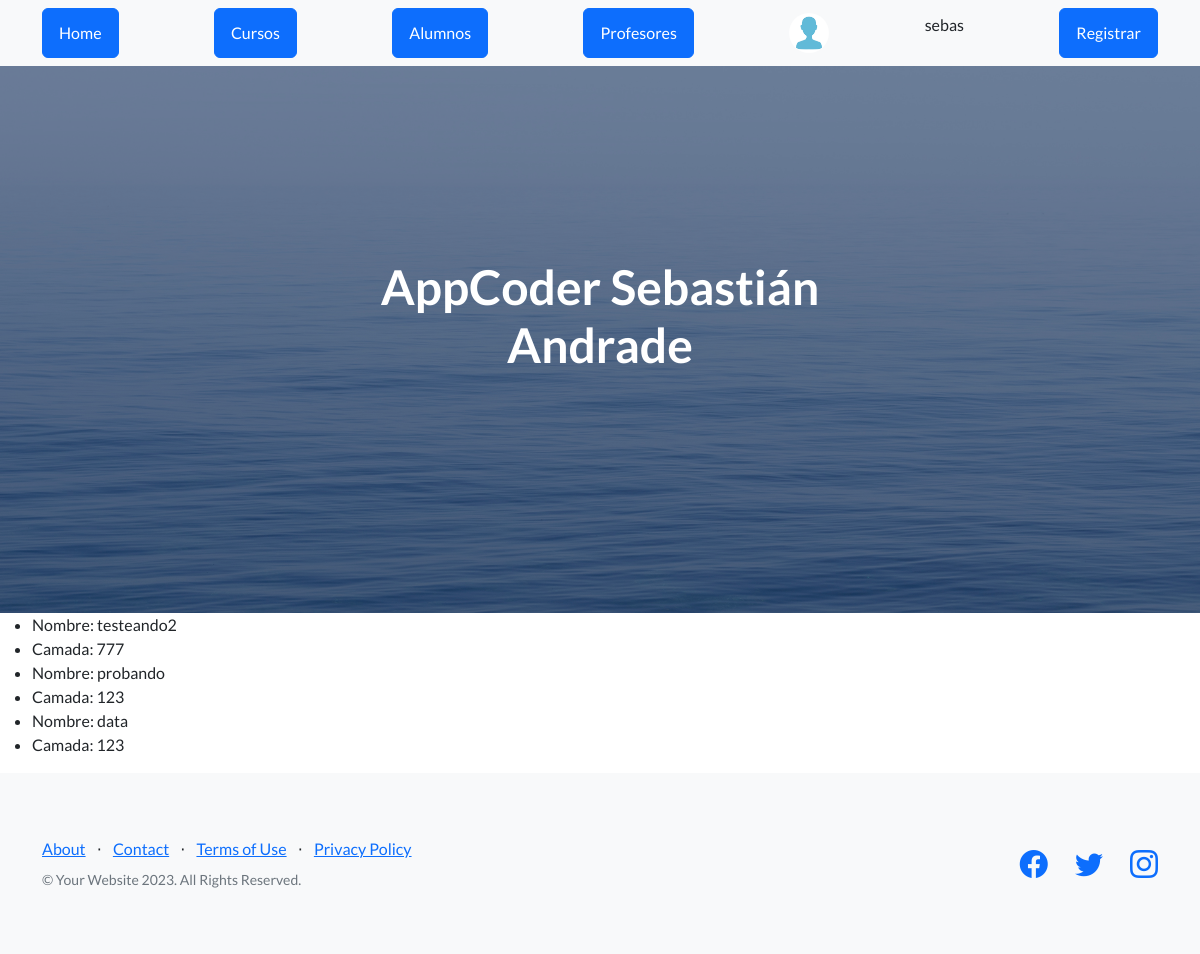
/AppCoder/buscar (signed in), run on an earlier commit of the app's database.
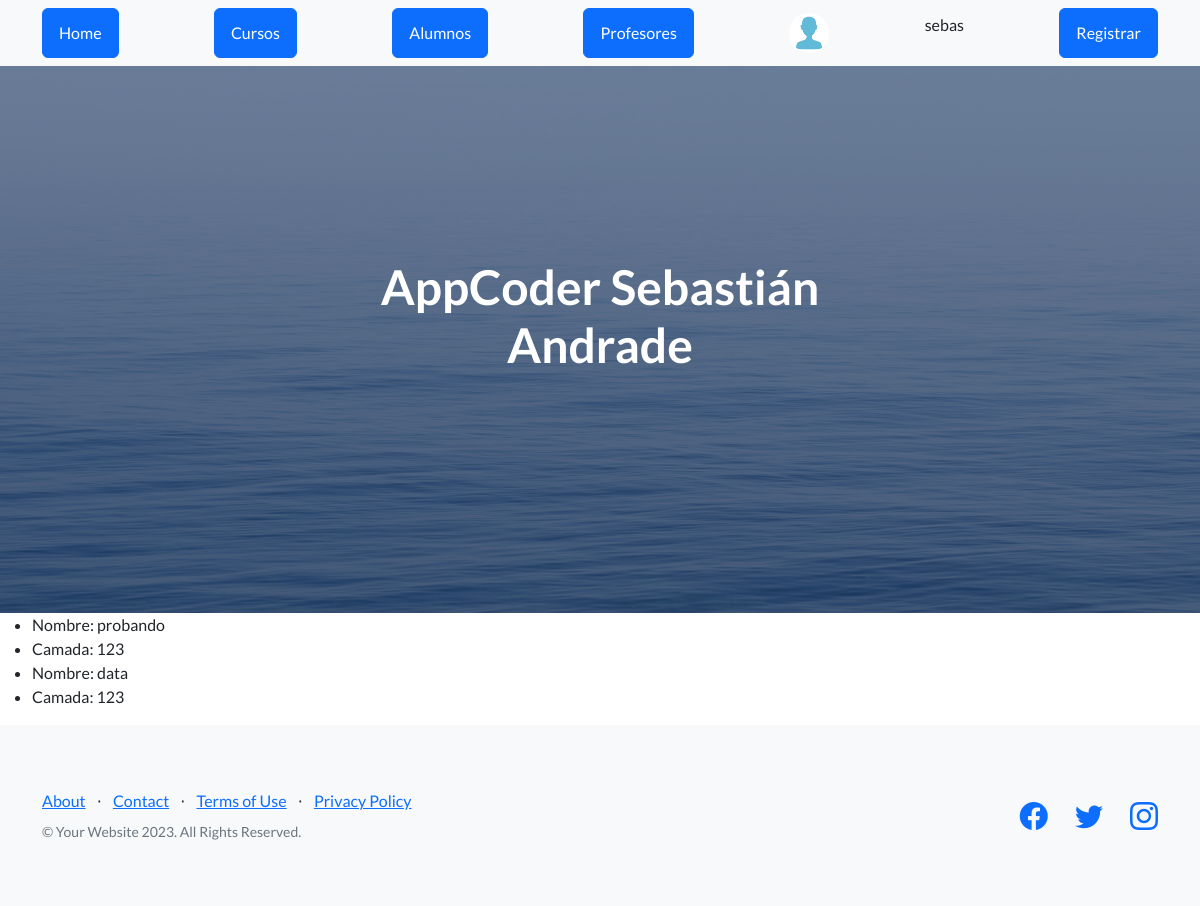
And on a later commit of the database.
### AppCoder/models.py (models this page shows, shortened)
class Curso(models.Model):
    nombre = models.CharField(max_length=40)
    camada = models.IntegerField()
    curso = {nombre,camada}
    duracion_horas = models.IntegerField()

### AppCoder/views.py (the view)
# urls.py: path("buscar", views.buscar),
def buscar(request):
    if 'nombre' in request.GET:
        nombre = request.GET['nombre']
        cursos = Curso.objects.filter(nombre__icontains=nombre)
    else:
        cursos = Curso.objects.all()
    return render(request, 'resultado_busqueda.html', {'cursos': cursos})

### AppCoder/template/resultado_busqueda.html (shortened to what this page needs)
{% extends "padre.html" %}
{% load static %}
{% block contenido %}
    {%if cursos %}
        <ul>
        {% for curso in cursos %}
            <li>Nombre: {{curso.nombre}}</li>
            <li>Camada: {{curso.camada}}</li>
        {% endfor %}
        </ul>
    {% endif %}
{% endblock %}

What changed in the data, as far as the page shows it:
removed Curso: nombre "testeando2", camada "777"
